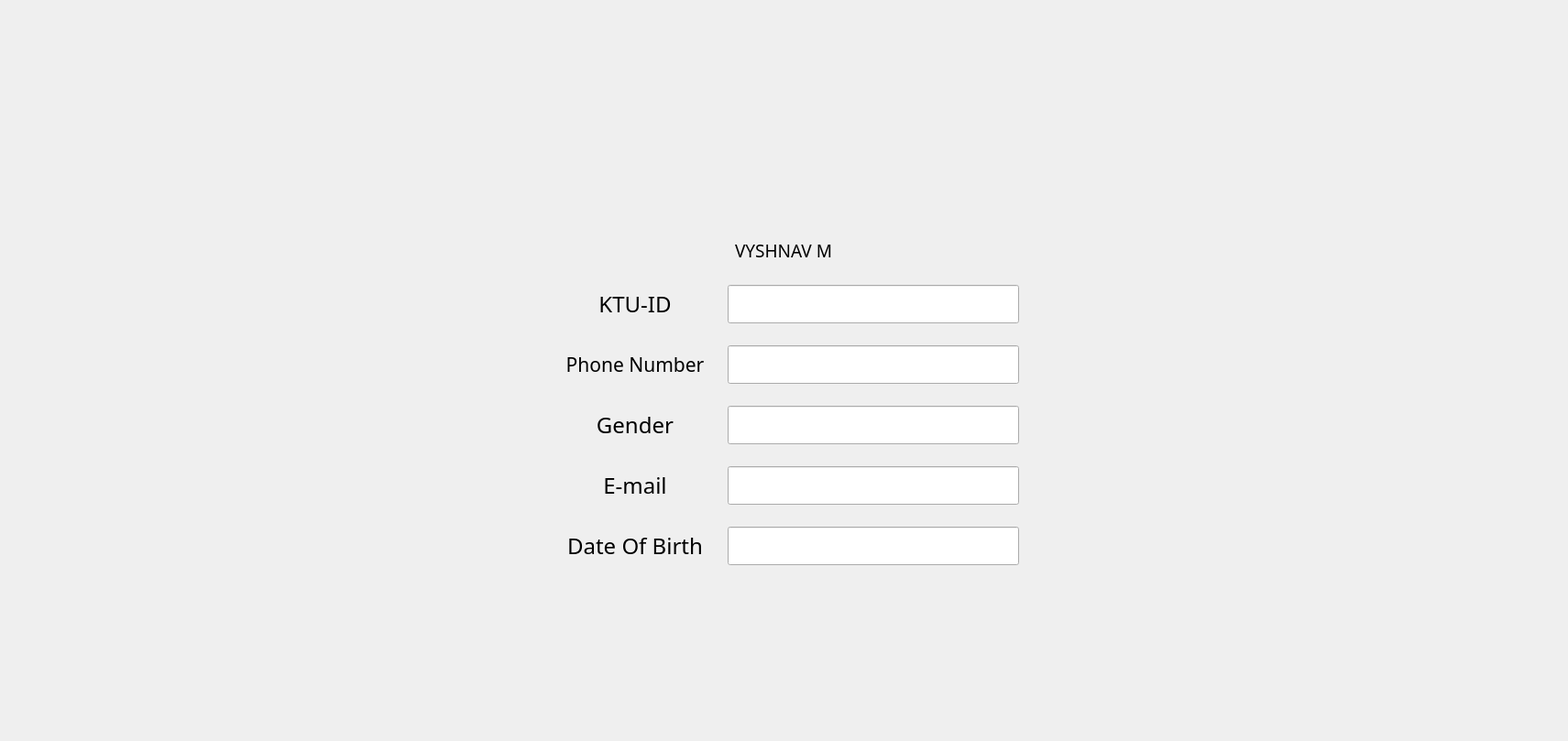
                <widget class="QWidget" name="scrollAreaWidgetContents">
                 <property name="geometry">
                  <rect>
                   <x>0</x>
                   <y>0</y>
                   <width>1711</width>
                   <height>809</height>
                  </rect>
                 </property>
                 <layout class="QHBoxLayout" name="horizontalLayout_10">
                  <item>
                   <widget class="QWidget" name="widget_9" native="true">
                    <property name="minimumSize">
                     <size>
                      <width>1000</width>
                      <height>0</height>
                     </size>
                    </property>
                    <layout class="QHBoxLayout" name="horizontalLayout_9">
                     <property name="topMargin">
                      <number>50</number>
                     </property>
                     <item alignment="Qt::AlignTop">
                      <widget class="QWidget" name="widget_10" native="true">
                       <property name="maximumSize">
                        <size>
                         <width>550</width>
                         <height>16777215</height>
                        </size>
                       </property>
                       <layout class="QVBoxLayout" name="verticalLayout_26">
                        <item alignment="Qt::AlignHCenter">
                         <widget class="QWidget" name="widget_4" native="true">
                          <property name="minimumSize">
                           <size>
                            <width>300</width>
                            <height>0</height>
                           </size>
                          </property>
                          <property name="maximumSize">
                           <size>
                            <width>300</width>
                            <height>300</height>
                           </size>
                          </property>
                          <layout class="QVBoxLayout" name="verticalLayout_25">
                           <item alignment="Qt::AlignHCenter">
                            <widget class="RoundedImageWidget" name="img" native="true">
                             <property name="minimumSize">
                              <size>
                               <width>175</width>
                               <height>175</height>
                              </size>
                             </property>
                             <property name="maximumSize">
                              <size>
                               <width>175</width>
                               <height>200</height>
                              </size>
                             </property>
                            </widget>
                           </item>
                           <item>
                            <widget class="QLabel" name="name_3">
                             <property name="font">
                              <font>
                               <family>Orbitron</family>
                               <pointsize>14</pointsize>
                              </font>
                             </property>
                             <property name="text">
                              <string>VYSHNAV M</string>
                             </property>
                             <property name="alignment">
                              <set>Qt::AlignCenter</set>
                             </property>
                            </widget>
                           </item>
                          </layout>
                         </widget>
                        </item>
                        <item>
                         <widget class="QWidget" name="widget_17" native="true">
                          <layout class="QFormLayout" name="formLayout_5">
                           <item row="0" column="0">
                            <widget class="QLabel" name="ktuid">
                             <property name="minimumSize">
                              <size>
                               <width>190</width>
                               <height>0</height>
                              </size>
                             </property>
                             <property name="maximumSize">
                              <size>
                               <width>150</width>
                               <height>16777215</height>
                              </size>
                             </property>
                             <property name="font">
                              <font>
                               <family>Orbitron</family>
                               <pointsize>18</pointsize>
                               <kerning>true</kerning>
                              </font>
                             </property>
                             <property name="text">
                              <string>KTU-ID</string>
                             </property>
                             <property name="alignment">
                              <set>Qt::AlignCenter</set>
                             </property>
                            </widget>
                           </item>
                           <item row="0" column="1">
                            <widget class="QLineEdit" name="KTUID">
                             <property name="font">
                              <font>
                               <family>Agency FB</family>
                               <pointsize>18</pointsize>
                              </font>
                             </property>
                             <property name="text">
                              <string/>
                             </property>
                             <property name="echoMode">
                              <enum>QLineEdit::Normal</enum>
                             </property>
                             <property name="readOnly">
                              <bool>true</bool>
                             </property>
                             <property name="placeholderText">
                              <string notr="true"/>
                             </property>
                             <property name="clearButtonEnabled">
                              <bool>false</bool>
                             </property>
                            </widget>
                           </item>
                          </layout>
                         </widget>
                        </item>
                        <item>
                         <widget class="QWidget" name="widget_12" native="true">
                          <layout class="QFormLayout" name="formLayout_3">
                           <item row="0" column="0">
                            <widget class="QLabel" name="phno">
                             <property name="minimumSize">
                              <size>
                               <width>190</width>
                               <height>0</height>
                              </size>
                             </property>
                             <property name="maximumSize">
                              <size>
                               <width>150</width>
                               <height>16777215</height>
                              </size>
                             </property>
                             <property name="font">
                              <font>
                               <family>Orbitron</family>
                               <pointsize>16</pointsize>
                               <kerning>true</kerning>
                              </font>
                             </property>
                             <property name="text">
                              <string>Phone Number</string>
                             </property>
                             <property name="alignment">
                              <set>Qt::AlignCenter</set>
                             </property>
                            </widget>
                           </item>
                           <item row="0" column="1">
                            <widget class="QLineEdit" name="PHNO">
                             <property name="font">
                              <font>
                               <family>Agency FB</family>
                               <pointsize>18</pointsize>
                              </font>
                             </property>
                             <property name="text">
                              <string/>
                             </property>
                             <property name="echoMode">
                              <enum>QLineEdit::Normal</enum>
                             </property>
                             <property name="readOnly">
                              <bool>true</bool>
                             </property>
                             <property name="placeholderText">
                              <string notr="true"/>
                             </property>
                             <property name="clearButtonEnabled">
                              <bool>false</bool>
                             </property>
                            </widget>
                           </item>
                          </layout>
                         </widget>
                        </item>
                        <item>
                         <widget class="QWidget" name="widget_15" native="true">
                          <layout class="QFormLayout" name="formLayout_4">
                           <item row="0" column="0">
                            <widget class="QLabel" name="gender">
                             <property name="minimumSize">
                              <size>
                               <width>190</width>
                               <height>0</height>
                              </size>
                             </property>
                             <property name="maximumSize">
                              <size>
                               <width>150</width>
                               <height>16777215</height>
                              </size>
                             </property>
                             <property name="font">
                              <font>
                               <family>Orbitron</family>
                               <pointsize>18</pointsize>
                               <kerning>true</kerning>
                              </font>
                             </property>
                             <property name="text">
                              <string>Gender</string>
                             </property>
                             <property name="alignment">
                              <set>Qt::AlignCenter</set>
                             </property>
                            </widget>
                           </item>
                           <item row="0" column="1">
                            <widget class="QLineEdit" name="GENDER">
                             <property name="font">
                              <font>
                               <family>Agency FB</family>
                               <pointsize>18</pointsize>
                              </font>
                             </property>
                             <property name="text">
                              <string/>
                             </property>
                             <property name="echoMode">
                              <enum>QLineEdit::Normal</enum>
                             </property>
                             <property name="readOnly">
                              <bool>true</bool>
                             </property>
                             <property name="placeholderText">
                              <string notr="true"/>
                             </property>
                             <property name="clearButtonEnabled">
                              <bool>false</bool>
                             </property>
                            </widget>
                           </item>
                          </layout>
                         </widget>
                        </item>
                        <item>
                         <widget class="QWidget" name="widget_11" native="true">
                          <layout class="QFormLayout" name="formLayout_2">
                           <item row="0" column="0">
                            <widget class="QLabel" name="email">
                             <property name="minimumSize">
                              <size>
                               <width>190</width>
                               <height>0</height>
                              </size>
                             </property>
                             <property name="maximumSize">
                              <size>
                               <width>150</width>
                               <height>16777215</height>
                              </size>
                             </property>
                             <property name="font">
                              <font>
                               <family>Orbitron</family>
                               <pointsize>18</pointsize>
                               <kerning>true</kerning>
                              </font>
                             </property>
                             <property name="text">
                              <string>E-mail</string>
                             </property>
                             <property name="alignment">
                              <set>Qt::AlignCenter</set>
                             </property>
                            </widget>
                           </item>
                           <item row="0" column="1">
                            <widget class="QLineEdit" name="EMAIL">
                             <property name="font">
                              <font>
                               <family>Agency FB</family>
                               <pointsize>18</pointsize>
                              </font>
                             </property>
                             <property name="text">
                              <string/>
                             </property>
                             <property name="echoMode">
                              <enum>QLineEdit::Normal</enum>
                             </property>
                             <property name="readOnly">
                              <bool>true</bool>
                             </property>
                             <property name="placeholderText">
                              <string notr="true"/>
                             </property>
                             <property name="clearButtonEnabled">
                              <bool>false</bool>
                             </property>
                            </widget>
                           </item>
                          </layout>
                         </widget>
                        </item>
                        <item>
                         <widget class="QWidget" name="widget_18" native="true">
                          <layout class="QFormLayout" name="formLayout_6">
                           <item row="0" column="0">
                            <widget class="QLabel" name="dob">
                             <property name="minimumSize">
                              <size>
                               <width>190</width>
                               <height>0</height>
                              </size>
                             </property>
                             <property name="maximumSize">
                              <size>
                               <width>150</width>
                               <height>16777215</height>
                              </size>
                             </property>
                             <property name="font">
                              <font>
                               <family>Orbitron</family>
                               <pointsize>18</pointsize>
                               <kerning>true</kerning>
                              </font>
                             </property>
                             <property name="text">
                              <string>Date Of Birth</string>
                             </property>
                             <property name="alignment">
                              <set>Qt::AlignCenter</set>
                             </property>
                            </widget>
                           </item>
                           <item row="0" column="1">
                            <widget class="QLineEdit" name="DOB">
                             <property name="font">
                              <font>
                               <family>Agency FB</family>
                               <pointsize>18</pointsize>
                              </font>
                             </property>
                             <property name="text">
                              <string/>
                             </property>
                             <property name="echoMode">
                              <enum>QLineEdit::Normal</enum>
                             </property>
                             <property name="readOnly">
                              <bool>true</bool>
                             </property>
                             <property name="placeholderText">
                              <string notr="true"/>
                             </property>
                             <property name="clearButtonEnabled">
                              <bool>false</bool>
                             </property>
                            </widget>
                           </item>
                          </layout>
                         </widget>
                        </item>
                       </layout>
                      </widget>
                     </item>
                    </layout>
                   </widget>
                  </item>
                 </layout>
                </widget>
